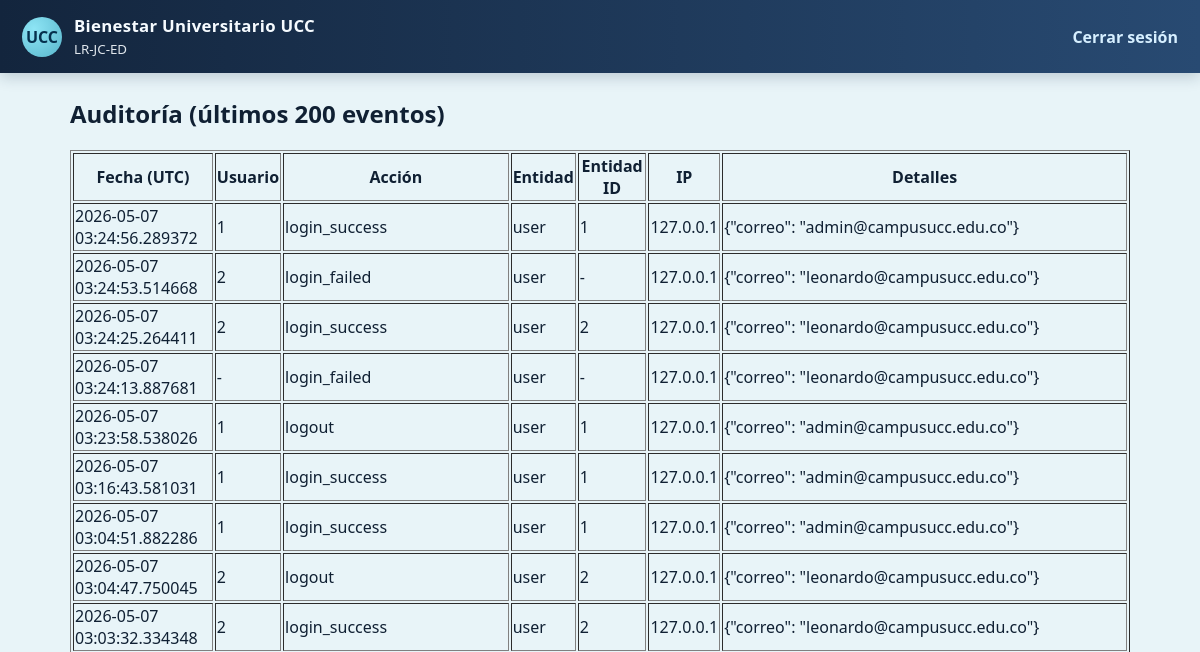
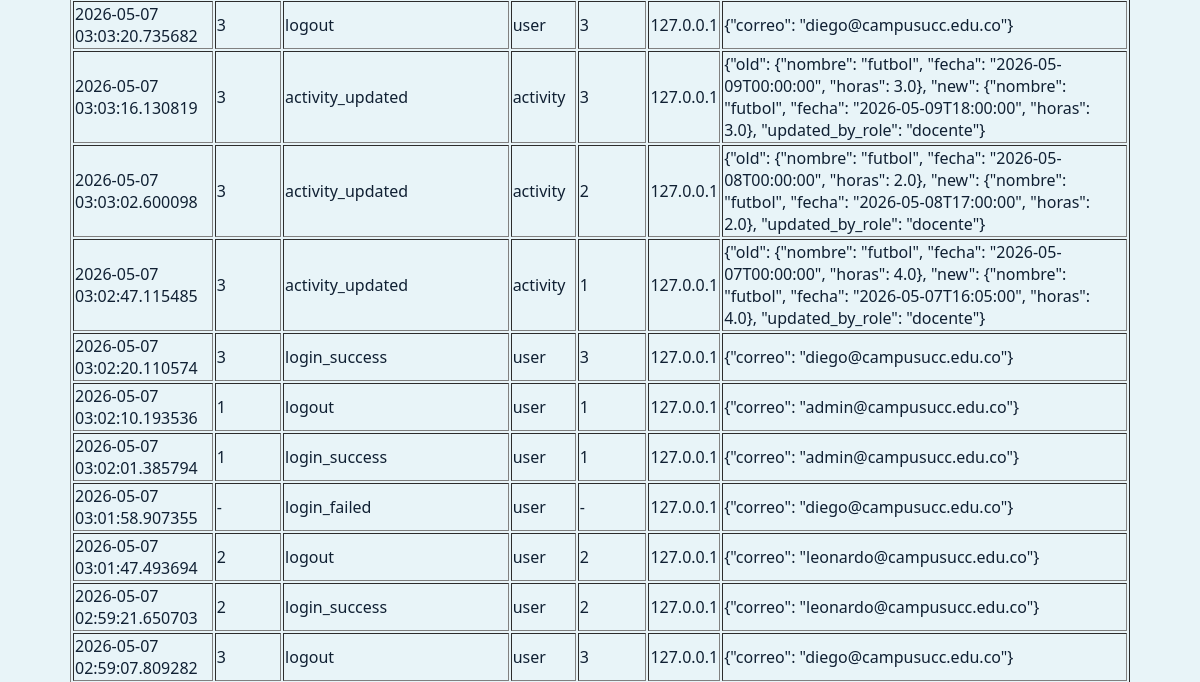
Page /admin/audit_logs (signed in, upper part) on the earlier database version (2 pictures, top to bottom).
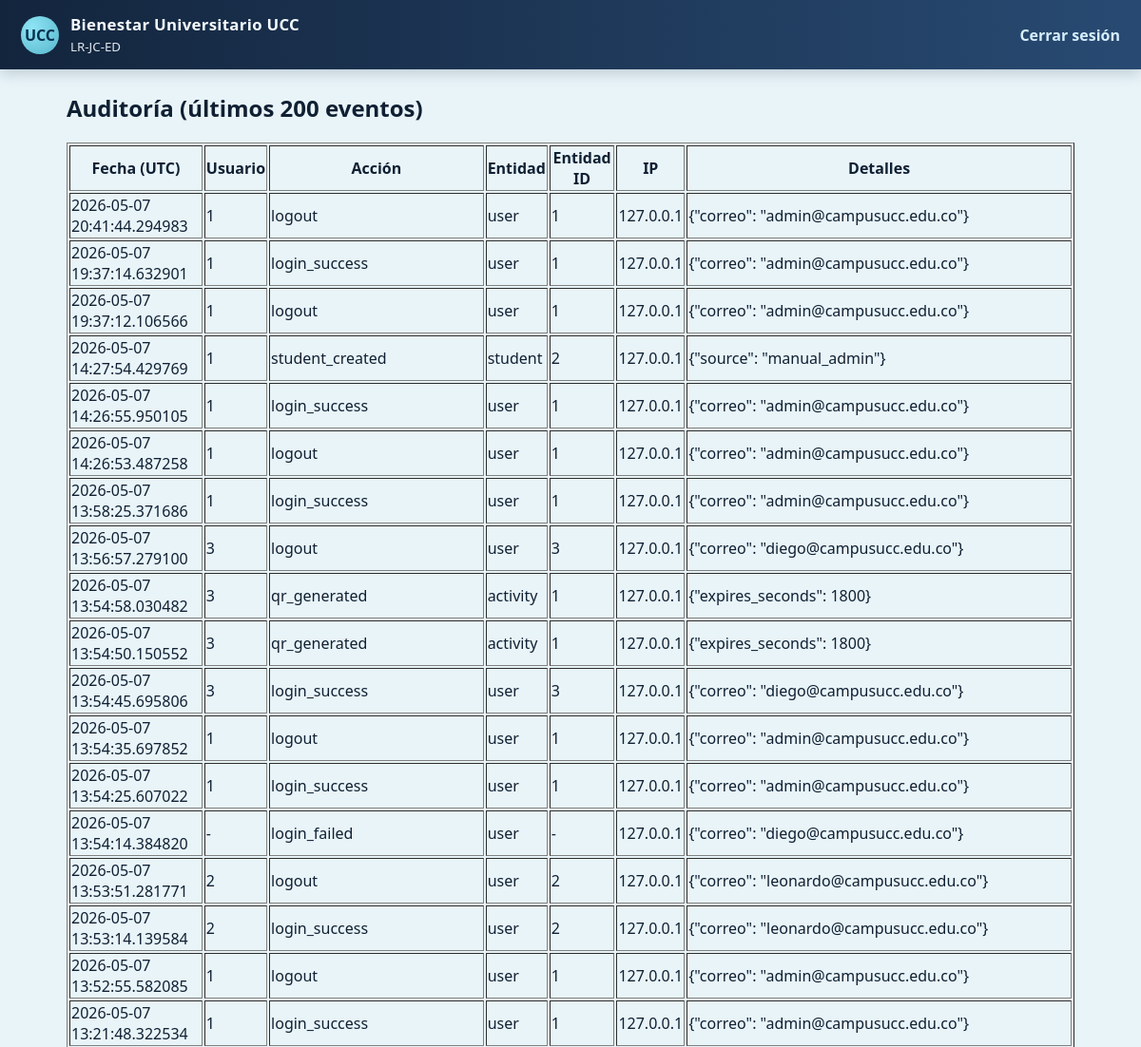
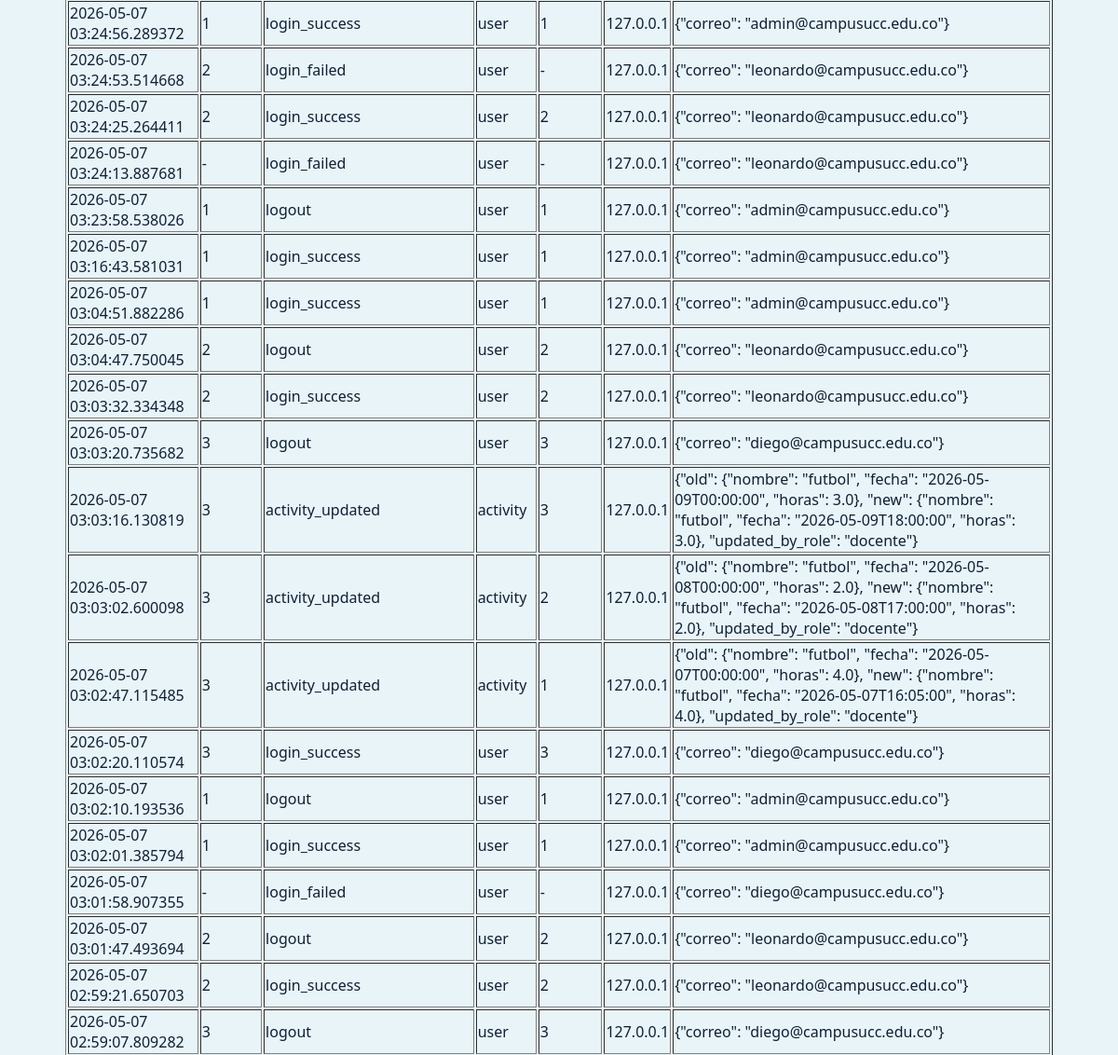
Same page on the later database version (2 pictures, top to bottom).
### models.py (models this page shows)
class AuditLog(db.Model):
    __tablename__ = 'audit_logs'
    id = db.Column(db.Integer, primary_key=True)
    actor_user_id = db.Column(db.Integer, db.ForeignKey('users.id'), nullable=True)
    action = db.Column(db.String(120), nullable=False)
    entity = db.Column(db.String(120), nullable=False)
    entity_id = db.Column(db.String(120), nullable=True)
    details_json = db.Column(db.Text, nullable=True)
    ip_address = db.Column(db.String(64), nullable=True)
    created_at = db.Column(db.DateTime, nullable=False)

### app.py (the view)
@app.route('/admin/audit_logs')
@login_required
def admin_audit_logs():
    if current_user.rol != 'admin':
        flash('Acceso denegado', 'danger')
        return redirect(url_for('index'))
    logs = AuditLog.query.order_by(AuditLog.created_at.desc()).limit(200).all()
    return render_template('admin_audit_logs.html', logs=logs)

### app.py (called while the page is built, shortened)
@login_manager.user_loader
def load_user(user_id):
    try:
        return db.session.get(User, int(user_id))
    except Exception:
        return None

@app.context_processor
def inject_csrf_token():
    return {'csrf_token': get_csrf_token}

@app.before_request
def protect_from_csrf():
    if not app.config.get('SECURITY_HARDENING_ENABLED', False):
        return None

@app.after_request
def set_security_headers(response):
    if not app.config.get('SECURITY_HARDENING_ENABLED', False):
        return response

@app.before_request
def enforce_session_inactivity_timeout():
    if not app.config.get('SECURITY_HARDENING_ENABLED', False):
        return None

@app.before_request
def force_student_password_change():
    if not getattr(current_user, 'is_authenticated', False):
        return None
    if not session.get('force_password_change'):
        return None
    allowed_endpoints = {'change_password', 'logout', 'static'}
    if request.endpoint in allowed_endpoints:
        return None
    return redirect(url_for('change_password'))

### templates/admin_audit_logs.html
{% extends 'base.html' %}
{% block content %}
  <h2>Auditoría (últimos 200 eventos)</h2>
  <table border="1">
    <tr>
      <th>Fecha (UTC)</th>
      <th>Usuario</th>
      <th>Acción</th>
      <th>Entidad</th>
      <th>Entidad ID</th>
      <th>IP</th>
      <th>Detalles</th>
    </tr>
    {% for l in logs %}
      <tr>
        <td>{{ l.created_at }}</td>
        <td>{{ l.actor_user_id or '-' }}</td>
        <td>{{ l.action }}</td>
        <td>{{ l.entity }}</td>
        <td>{{ l.entity_id or '-' }}</td>
        <td>{{ l.ip_address or '-' }}</td>
        <td>{{ l.details_json or '{}' }}</td>
      </tr>
    {% else %}
      <tr><td colspan="7">Sin eventos</td></tr>
    {% endfor %}
  </table>
{% endblock %}

Differences in the rows shown:
added AuditLog: created_at "2026-05-07 20:41:44.294983", actor_user "1", action "logout", entity "user", entity "1", ip_address "127.0.0.1", details_json "{\"correo\": \"admin@campusucc.edu.co\"}"
added AuditLog: created_at "2026-05-07 19:37:14.632901", actor_user "1", action "login_success", entity "user", entity "1", ip_address "127.0.0.1", details_json "{\"correo\": \"admin@campusucc.edu.co\"}"
added AuditLog: created_at "2026-05-07 19:37:12.106566", actor_user "1", action "logout", entity "user", entity "1", ip_address "127.0.0.1", details_json "{\"correo\": \"admin@campusucc.edu.co\"}"
added AuditLog: created_at "2026-05-07 14:27:54.429769", actor_user "1", action "student_created", entity "student", entity "2", ip_address "127.0.0.1", details_json "{\"source\": \"manual_admin\"}"
added AuditLog: created_at "2026-05-07 14:26:55.950105", actor_user "1", action "login_success", entity "user", entity "1", ip_address "127.0.0.1", details_json "{\"correo\": \"admin@campusucc.edu.co\"}"
added AuditLog: created_at "2026-05-07 14:26:53.487258", actor_user "1", action "logout", entity "user", entity "1", ip_address "127.0.0.1", details_json "{\"correo\": \"admin@campusucc.edu.co\"}"
added AuditLog: created_at "2026-05-07 13:58:25.371686", actor_user "1", action "login_success", entity "user", entity "1", ip_address "127.0.0.1", details_json "{\"correo\": \"admin@campusucc.edu.co\"}"
added AuditLog: created_at "2026-05-07 13:56:57.279100", actor_user "3", action "logout", entity "user", entity "3", ip_address "127.0.0.1", details_json "{\"correo\": \"diego@campusucc.edu.co\"}"
added AuditLog: created_at "2026-05-07 13:54:58.030482", actor_user "3", action "qr_generated", entity "activity", entity "1", ip_address "127.0.0.1", details_json "{\"expires_seconds\": 1800}"
added AuditLog: created_at "2026-05-07 13:54:50.150552", actor_user "3", action "qr_generated", entity "activity", entity "1", ip_address "127.0.0.1", details_json "{\"expires_seconds\": 1800}"
added AuditLog: created_at "2026-05-07 13:54:45.695806", actor_user "3", action "login_success", entity "user", entity "3", ip_address "127.0.0.1", details_json "{\"correo\": \"diego@campusucc.edu.co\"}"
added AuditLog: created_at "2026-05-07 13:54:35.697852", actor_user "1", action "logout", entity "user", entity "1", ip_address "127.0.0.1", details_json "{\"correo\": \"admin@campusucc.edu.co\"}"
added AuditLog: created_at "2026-05-07 13:54:25.607022", actor_user "1", action "login_success", entity "user", entity "1", ip_address "127.0.0.1", details_json "{\"correo\": \"admin@campusucc.edu.co\"}"
added AuditLog: created_at "2026-05-07 13:54:14.384820", actor_user_id "-", action "login_failed", entity "user", entity_id "-", ip_address "127.0.0.1", details_json "{\"correo\": \"diego@campusucc.edu.co\"}"
added AuditLog: created_at "2026-05-07 13:53:51.281771", actor_user "2", action "logout", entity "user", entity "2", ip_address "127.0.0.1", details_json "{\"correo\": \"leonardo@campusucc.edu.co\"}"
added AuditLog: created_at "2026-05-07 13:53:14.139584", actor_user "2", action "login_success", entity "user", entity "2", ip_address "127.0.0.1", details_json "{\"correo\": \"leonardo@campusucc.edu.co\"}"
added AuditLog: created_at "2026-05-07 13:52:55.582085", actor_user "1", action "logout", entity "user", entity "1", ip_address "127.0.0.1", details_json "{\"correo\": \"admin@campusucc.edu.co\"}"
added AuditLog: created_at "2026-05-07 13:21:48.322534", actor_user "1", action "login_success", entity "user", entity "1", ip_address "127.0.0.1", details_json "{\"correo\": \"admin@campusucc.edu.co\"}"
